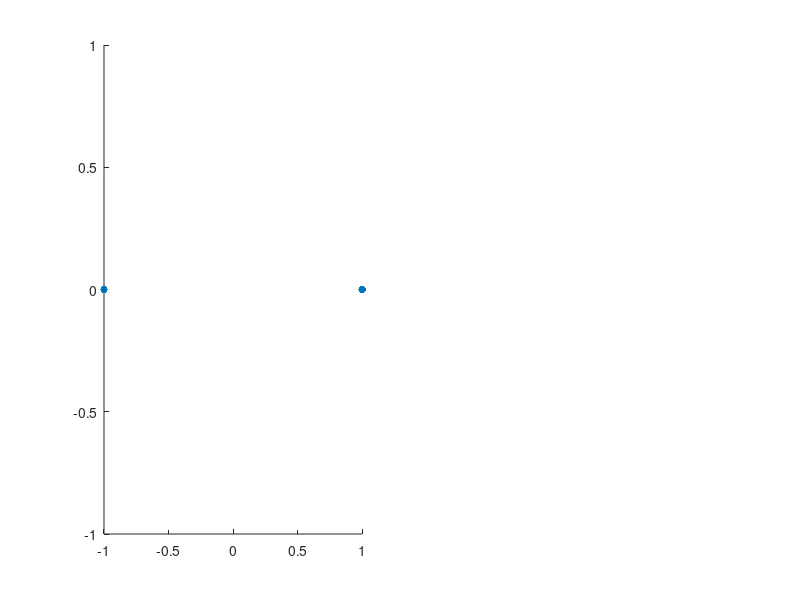

Source code (MATLAB): (Note: this script raises an error after producing the figure.)
clc; clear; close all

N=1000; SNR=5;
data=randi([0 1],N,1);
bpsk=2*data-1;

figure
subplot(1,2,1)
scatter(real(bpsk),imag(bpsk),30,'filled')
hold on
xline(0); yline(0);
grid on; axis equal
xlim([-1.5 1.5]); ylim([-1 1]);
title('Ideal BPSK Constellation')

rx=awgn(bpsk,SNR,'measured');

subplot(1,2,2)
scatter(real(rx),imag(rx),15,'filled')
hold on
xline(0); yline(0);
grid on; axis equal
xlim([-2.5 2.5]); ylim([-2 2]);
title(['Noisy BPSK (SNR = ' num2str(SNR) ' dB)'])

detected=real(rx)>0;
errors=sum(data~=detected);
BER=errors/N;

fprintf('Transmitted Bits = %d\n',N);
fprintf('Bit Errors = %d\n',errors);
fprintf('BER = %f\n',BER);
